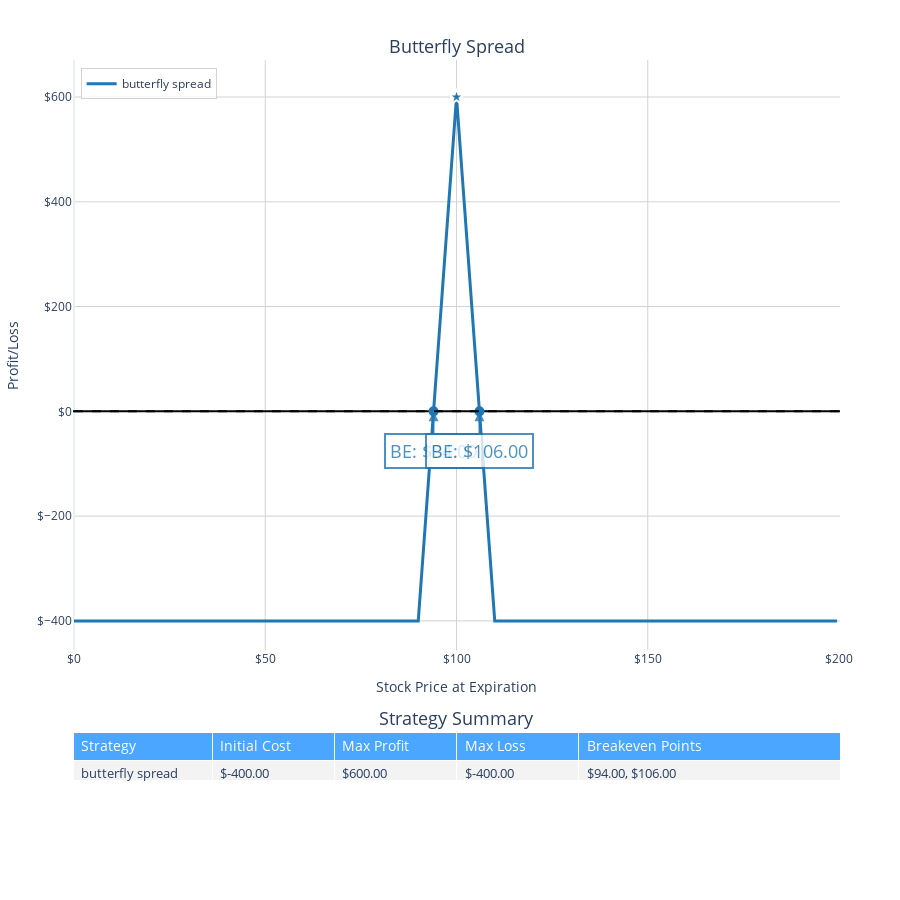

Notebook code cell kept with this figure:
### Markdown cell above
### Butterfly Spread

METHOD: buy two call option with different strikes, sell 2 call options with strike between the two bought strikes<br>
REASON: <br>
| Reason          | Description           |
|-----------------|-----------------------|
| Income          | Generate income from stocks that are stable/going nowhere |
| Non-directional |delta neutral|
| Hedging         |Short term hedge for positions moving against you|
| Low maintenance |

RISK: difference in premiums, i.e. (short premium - long premium) * 100<br>
REWARD: ((upper long strike - short strike) - (short premium - long premium)) * 100

### Code cell
butterfly_spread = OptionsStrategy("butterfly spread")
butterfly_spread.add_option("call", 90, 12)
butterfly_spread.add_option("call", 110, 2)
butterfly_spread.add_option("call", 100, 5, position=-1, contracts=2)

ploting.plot_strategy_pnl_plotly(
    [butterfly_spread],
    (0,200,0.5),
    "Butterfly Spread"
)

### Figure 1 — Plotly figure (JSON) as saved in the notebook; plotly's stock layout.template omitted (floating-point values rounded to 4 significant figures; data arrays with more than 128 entries replaced by an {"elided": "..."} marker saying what was removed)
{"data": [{"hovertemplate": "<b>butterfly spread</b><br>Stock Price: $%{x:.2f}<br>P&L: $%{y:.2f}<br>Initial Cost: $-400.00<br>Max Profit: $600.00<br>Max Loss: $-400.00", "line": {"color": "#1f77b4", "width": 3}, "mode": "lines", "name": "butterfly spread", "type": "scatter", "x": {"elided": "400 float values"}, "xaxis": "x", "y": {"elided": "400 int values"}, "yaxis": "y"}, {"hovertemplate": "Breakeven: $94.00", "marker": {"color": "#1f77b4", "size": 10, "symbol": "circle"}, "mode": "markers", "name": "butterfly spread BE: $94.00", "showlegend": false, "type": "scatter", "x": [94], "xaxis": "x", "y": [0], "yaxis": "y"}, {"hovertemplate": "Breakeven: $106.00", "marker": {"color": "#1f77b4", "size": 10, "symbol": "circle"}, "mode": "markers", "name": "butterfly spread BE: $106.00", "showlegend": false, "type": "scatter", "x": [106], "xaxis": "x", "y": [0], "yaxis": "y"}, {"hovertemplate": "Max Profit: $600.00<br>at Stock Price: $100.00", "marker": {"color": "#1f77b4", "line": {"color": "white", "width": 2}, "size": 12, "symbol": "star"}, "mode": "markers", "name": "butterfly spread Max Profit", "showlegend": false, "type": "scatter", "x": [100], "xaxis": "x", "y": [600], "yaxis": "y"}, {"cells": {"align": "left", "fill": {"color": [["rgba(240, 240, 240, 0.8)"], ["rgba(240, 240, 240, 0.8)"], ["rgba(240, 240, 240, 0.8)"], ["rgba(240, 240, 240, 0.8)"], ["rgba(240, 240, 240, 0.8)"]]}, "font": {"size": 13}, "values": [["butterfly spread"], ["$-400.00"], ["$600.00"], ["$-400.00"], ["$94.00, $106.00"]]}, "columnwidth": [0.8, 0.7, 0.7, 0.7, 1.5], "domain": {"x": [0, 1], "y": [0, 0.18]}, "header": {"align": "left", "fill": {"color": "rgba(30, 144, 255, 0.8)"}, "font": {"color": "white", "size": 14}, "values": ["Strategy", "Initial Cost", "Max Profit", "Max Loss", "Breakeven Points"]}, "type": "table"}], "layout": {"annotations": [{"font": {"size": 18}, "showarrow": false, "text": "Butterfly Spread", "x": 0.5, "xanchor": "center", "xref": "paper", "y": 1, "yanchor": "bottom", "yref": "paper"}, {"font": {"size": 18}, "showarrow": false, "text": "Strategy Summary", "x": 0.5, "xanchor": "center", "xref": "paper", "y": 0.18, "yanchor": "bottom", "yref": "paper"}, {"arrowcolor": "#1f77b4", "arrowhead": 2, "arrowsize": 1, "arrowwidth": 2, "ax": 0, "ay": 40, "bgcolor": "white", "bordercolor": "#1f77b4", "borderpad": 4, "borderwidth": 2, "font": {"color": "#1f77b4", "size": 18}, "opacity": 0.8, "showarrow": true, "text": "BE: $94.00", "x": 94, "xref": "x", "y": 0, "yref": "y"}, {"arrowcolor": "#1f77b4", "arrowhead": 2, "arrowsize": 1, "arrowwidth": 2, "ax": 0, "ay": 40, "bgcolor": "white", "bordercolor": "#1f77b4", "borderpad": 4, "borderwidth": 2, "font": {"color": "#1f77b4", "size": 18}, "opacity": 0.8, "showarrow": true, "text": "BE: $106.00", "x": 106, "xref": "x", "y": 0, "yref": "y"}], "height": 900, "hoverlabel": {"bgcolor": "white", "font": {"family": "Arial", "size": 14}}, "hovermode": "closest", "legend": {"bgcolor": "rgba(255, 255, 255, 0.8)", "bordercolor": "lightgrey", "borderwidth": 1, "x": 0.01, "y": 0.99}, "margin": {"b": 20, "l": 60, "r": 60, "t": 60}, "shapes": [{"line": {"color": "black", "dash": "dash", "width": 2}, "type": "line", "x0": 0, "x1": 200, "xref": "x", "y0": 0, "y1": 0, "yref": "y"}], "xaxis": {"anchor": "y", "domain": [0, 1], "gridcolor": "lightgrey", "tickprefix": "$", "title": {"text": "Stock Price at Expiration"}}, "yaxis": {"anchor": "x", "domain": [0.28, 1], "gridcolor": "lightgrey", "tickformat": ",.0f", "tickprefix": "$", "title": {"text": "Profit/Loss"}, "zerolinecolor": "black", "zerolinewidth": 2}}}
